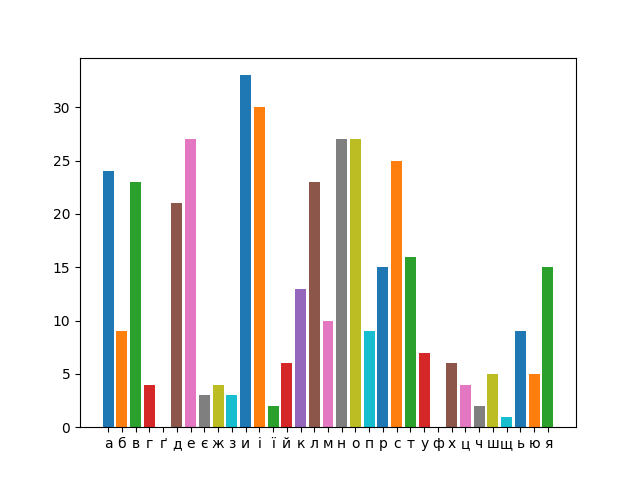

Here is the Python script that generated this plot:
import numpy as np
import matplotlib.pyplot as plt
from collections import Counter
import pylab

text = "Веснянії пісні,є\
        Веснянії сни,\
        Чом так безутішні,\
        Безвідрадні ви?\
        Чи для вас немає\
        Зелені в лісах,\
        Чи для вас не сяє\
        Сонце в небесах?\
        Чи для вас весела\
        Квітка не цвіте,\
        Що лиш вбогі села,\
        Людський біль здрите?\
        Ох, живі діброви,\
        Ясний сонця світ,\
        Лиш життя, любови\
        В людських душах ніт!\
        Втішно птиця лине,\
        Гамір, співи, крик…\
        Тільки бідний гине\
        З голоду мужик.\
        Цвіти серед поля\
        Долом і горов –\
        Тільки тьма й неволя\
        П’є народну кров.\
        Краще б то для моди\
        Заспівати, бач,\
        Про красу природи,\
        Ніж про людський плач.\
        Але не для моди\
        Се співаю я,\
        То й сумна виходить\
        Пісенька моя."   

def lettersBar():
    alphabet = ['а', 'б', 'в', 'г', 'ґ', 'д',\
                'е', 'є', 'ж', 'з', 'и', 'і',\
                'ї', 'й', 'к', 'л', 'м', 'н',\
                'о', 'п', 'р', 'с', 'т', 'у',\
                'ф', 'х', 'ц', 'ч', 'ш', 'щ',\
                'ь', 'ю', 'я']
                
    for i in range(0, len(alphabet)):
        print(alphabet[i], text.count(alphabet[i]))

        xdata = [alphabet[i]]
        ydata = [text.count(alphabet[i])]
        pylab.bar(xdata, ydata)

    pylab.show()

lettersBar()
